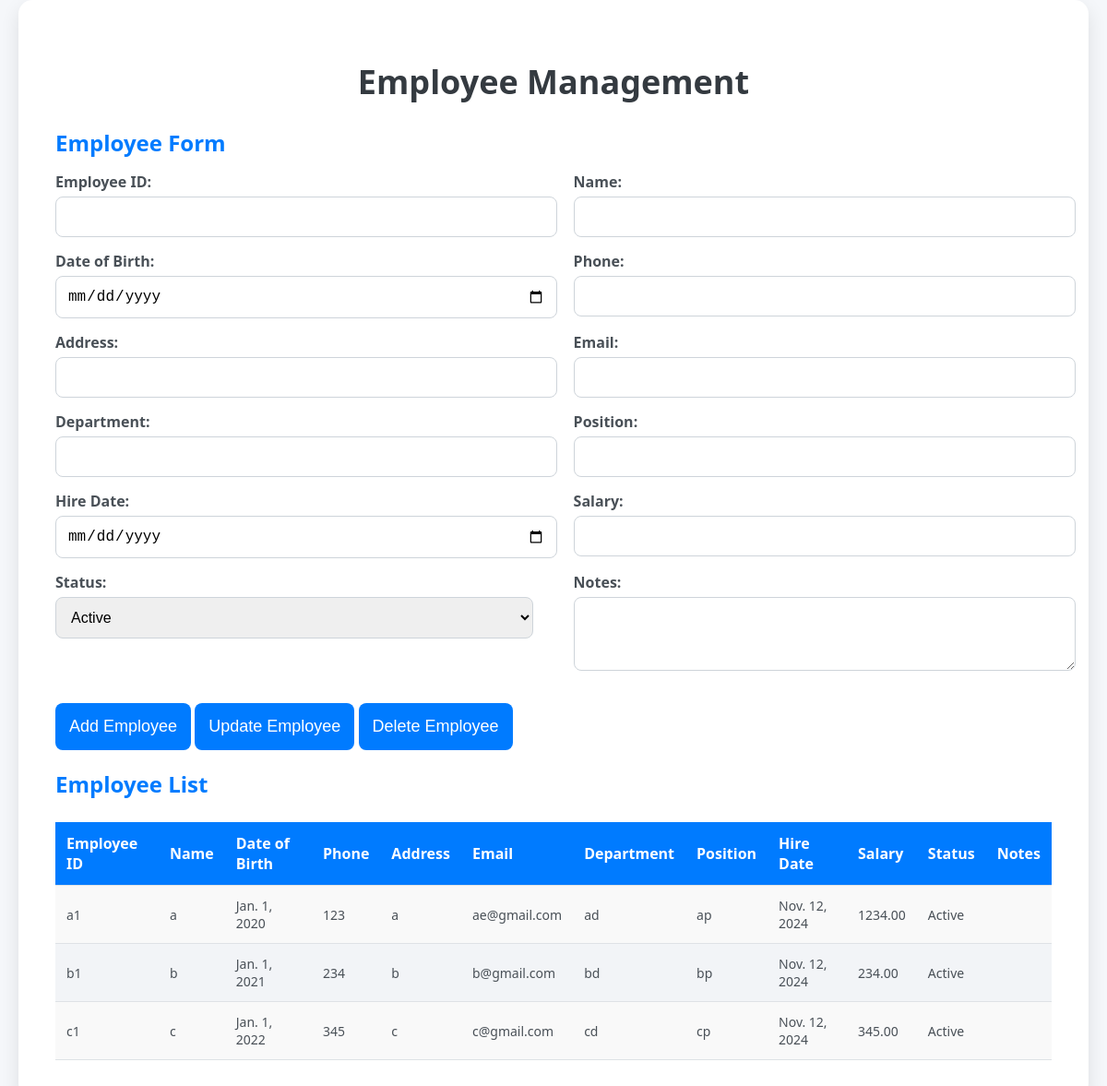
Page /nhanSu (signed in) on the earlier database version.
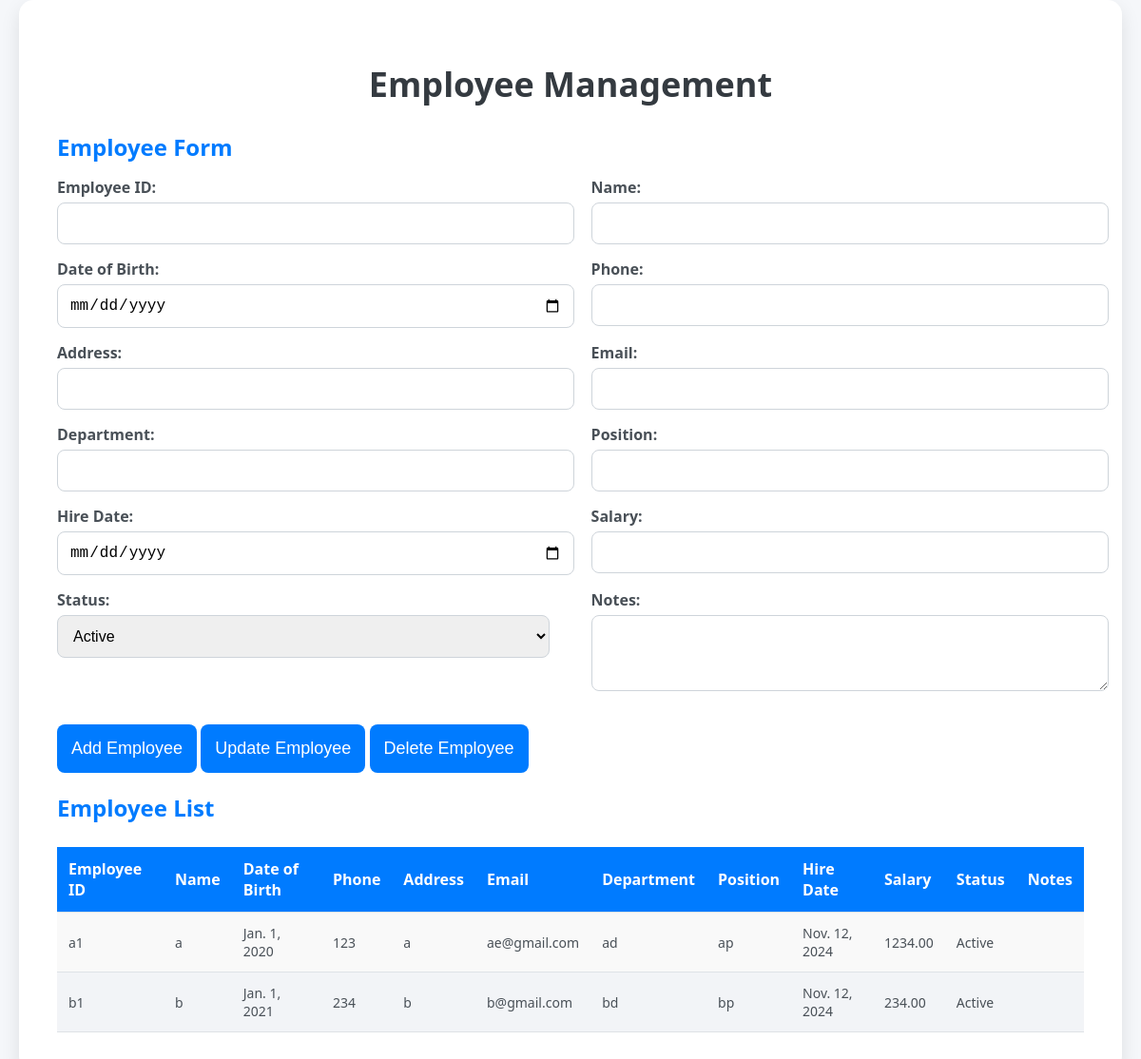
Same page on the later database version.
### member/models.py (models this page shows, shortened)
class Employee(models.Model):
    STATUS_CHOICES = [
        ('Active', 'Active'),
        ('Inactive', 'Inactive'),
        ('On Leave', 'On Leave'),
    ]
    employee_id = models.CharField(max_length=10, unique=True)
    name = models.CharField(max_length=100)
    dob = models.DateField()
    phone = models.CharField(max_length=15)
    address = models.TextField()
    email = models.EmailField()
    department = models.CharField(max_length=50)
    position = models.CharField(max_length=50)
    hire_date = models.DateField()
    salary = models.DecimalField(max_digits=10, decimal_places=2)
    status = models.CharField(max_length=10, choices=STATUS_CHOICES, default='Active')
    notes = models.TextField(blank=True, null=True)

### member/views.py (the view)
# urls.py: path('nhanSu', views.loadNhanSu, name='nhanSu'),
def loadNhanSu(request):
    if request.user.role != 'admin' and request.user.role != 'manager':
        return render(request, 'error.html')
    print(request.method)
    if request.method == 'POST':
        form = EmployeeForm(request.POST)
        if form.is_valid():
            form.save()
            return redirect('nhanSu')
    else:
        form = EmployeeForm()
    employees = Employee.objects.all()
    return render(request, 'nhanSu.html', {'form': form, 'employees': employees})

### member/template/nhanSu.html (shortened to what the changed rows need)
{% load static %}
<!DOCTYPE html>
<html lang="en">
<head>
    <link rel="stylesheet" href="{% static 'css/style.css' %}">
</head>
<body>
    <div class="container">
        <h1>Employee Management</h1>
        <div class="form-container">
            <h2>Employee Form</h2>
        </div>
        <div class="grid-container">
            <h2>Employee List</h2>
            <table>
                <thead>
                    <tr>
                        <th>Employee ID</th>
                        <th>Name</th>
                        <th>Date of Birth</th>
                        <th>Phone</th>
                        <th>Address</th>
                        <th>Email</th>
                        <th>Department</th>
                        <th>Position</th>
                        <th>Hire Date</th>
                        <th>Salary</th>
                        <th>Status</th>
                        <th>Notes</th>
                    </tr>
                </thead>
                <tbody>
                    {% for employee in employees %}
                    <tr>
                        <td>{{ employee.employee_id }}</td>
                        <td>{{ employee.name }}</td>
                        <td>{{ employee.dob }}</td>
                        <td>{{ employee.phone }}</td>
                        <td>{{ employee.address }}</td>
                        <td>{{ employee.email }}</td>
                        <td>{{ employee.department }}</td>
                        <td>{{ employee.position }}</td>
                        <td>{{ employee.hire_date }}</td>
                        <td>{{ employee.salary }}</td>
                        <td>{{ employee.status }}</td>
                        <td>{{ employee.notes }}</td>
                    </tr>
                    {% empty %}
                    <tr>
                        <td colspan="12">No employees found.</td>
                    </tr>
                    {% endfor %}
                </tbody>
            </table>
        </div>
    </div>
</body>
</html>

Differences in the rows shown:
removed Employee: employee_id "c1", name "c", dob "Jan. 1, 2022", phone "345", address "c", email "c@gmail.com", department "cd", position "cp", hire_date "Nov. 12, 2024", salary "345.00", status "Active"
